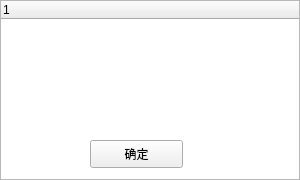
<?xml version="1.0" encoding="UTF-8"?>
<ui version="4.0">
 <class>RankWidget</class>
 <widget class="QWidget" name="RankWidget">
  <property name="geometry">
   <rect>
    <x>0</x>
    <y>0</y>
    <width>300</width>
    <height>180</height>
   </rect>
  </property>
  <property name="windowTitle">
   <string>Form</string>
  </property>
  <widget class="QTreeWidget" name="treeWidget">
   <property name="geometry">
    <rect>
     <x>0</x>
     <y>0</y>
     <width>300</width>
     <height>180</height>
    </rect>
   </property>
   <attribute name="headerDefaultSectionSize">
    <number>150</number>
   </attribute>
   <column>
    <property name="text">
     <string notr="true">1</string>
    </property>
   </column>
  </widget>
  <widget class="QPushButton" name="pushButton">
   <property name="geometry">
    <rect>
     <x>90</x>
     <y>140</y>
     <width>93</width>
     <height>28</height>
    </rect>
   </property>
   <property name="text">
    <string>确定</string>
   </property>
  </widget>
 </widget>
 <resources/>
 <connections/>
</ui>
